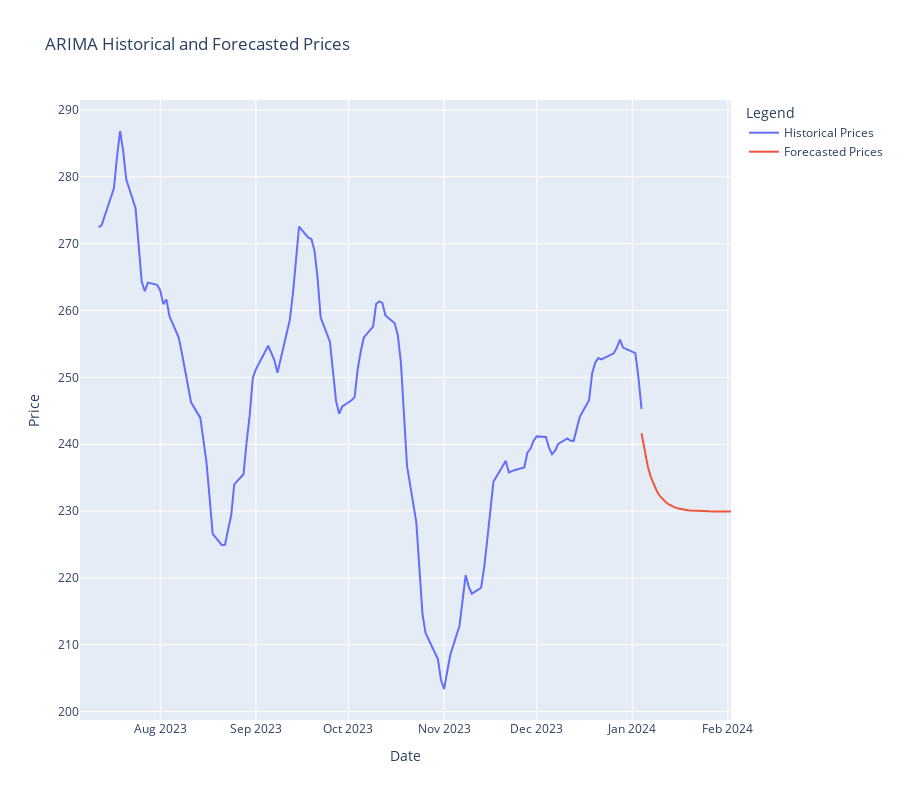

This figure's notebook cell:
### Code cell
dates = pd.date_range(start=data.index[-1], periods=30, freq="D")

# Create a plot with both historical and forecasted data
fig = go.Figure()

# Add historical prices to the plot
fig.add_trace(go.Scatter(x=data.index, y=data['Close'], mode='lines', name='Historical Prices'))

# Add forecasted prices to the plot
fig.add_trace(go.Scatter(x=dates, y=forecast, mode='lines', name='Forecasted Prices'))

# Update plot layout
fig.update_layout(title='ARIMA Historical and Forecasted Prices',
                  xaxis_title='Date',
                  yaxis_title='Price',
                  legend_title='Legend',
                  height=800)

# Show the plot
fig.show()
